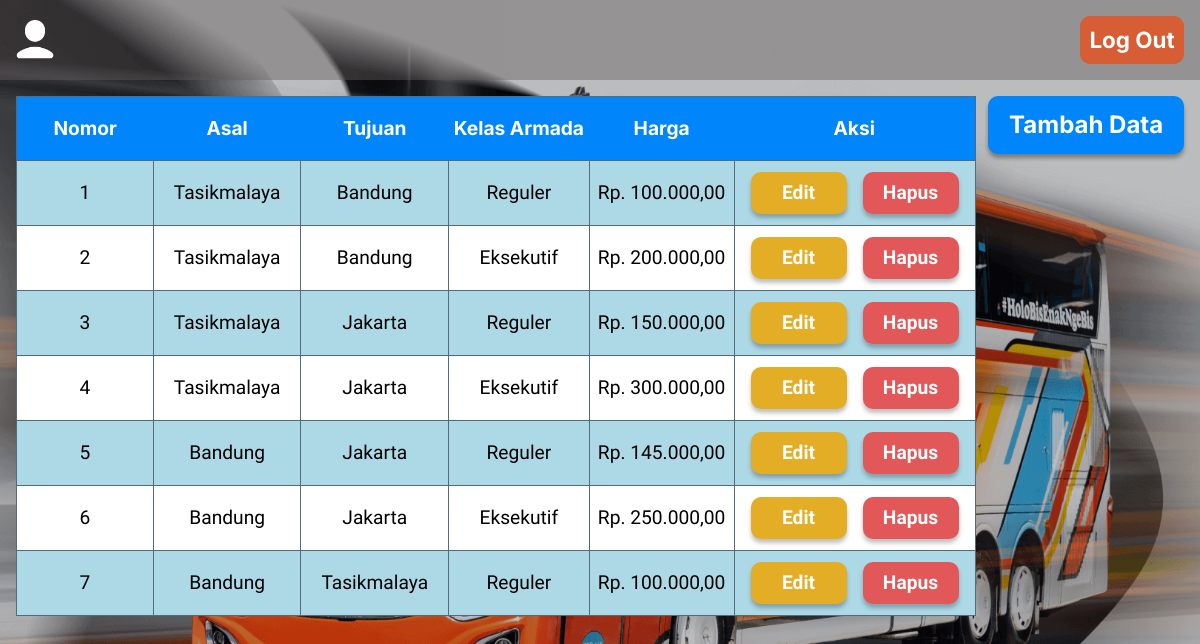
Page /app/dashboard.php on the committed database.
### tables this page shows
CREATE TABLE `rute` (
  `id` int(11) NOT NULL,
  `asal` varchar(50) NOT NULL,
  `tujuan` varchar(50) NOT NULL,
  `kelas` varchar(50) NOT NULL,
  `harga` int(11) NOT NULL
);

### class/database.php (called while the page is built, shortened)
<?php
class Database{
    private $host = "localhost",
            $user = "root",
            $pass = "",
            $db = "ticketing_bus";
    public function __construct(){
        $this->koneksi = mysqli_connect($this->host, $this->user, $this->pass, $this->db);
    }
}
?>

### class/rute.php (called while the page is built, shortened)
<?php
require_once 'database.php';
class Rute extends Database{
    public function tampilRute(){
        $sql = "SELECT * FROM rute";
        $data = mysqli_query($this->koneksi, $sql);
        $rows = mysqli_fetch_all($data, MYSQLI_ASSOC);
        return $rows;
    }
}
?>

### app/dashboard.php (the view, shortened to what this page needs)
<?php
require_once '../class/rute.php';
$data = new Rute();
$data->tampilRute();
?>
<!DOCTYPE html>
<html lang="en">
<head>
	<link rel="stylesheet" href="../css/dashboard.css">
</head>
<body>
	<header class="navbar">
		<div class="left-section">
			<img src="../images/user.png" alt="user-logo" class="user-logo">
			<div class="user-info">
			</div>
		</div>
		<ul>
		</ul>
		<div class="right-section">
			<a href="verifikasi_login.php?action=logout" class="logout"><span>Log Out</span></a>
		</div>
	</header>
	<main class="container">
		<table cellspacing="0">
			<tr class="head">
				<th>Nomor</th>
				<th>Asal</th>
				<th>Tujuan</th>
				<th>Kelas Armada</th>
				<th>Harga</th>
				<th colspan="2">Aksi</th>
			</tr>
			<?php
			$no = 1;
			foreach ($data->tampilRute() as $bus) {
			?>
				<tr>
					<td><?php echo $no++ ?></td>
					<td><?php echo $bus['asal'] ?></td>
					<td><?php echo $bus['tujuan'] ?></td>
					<td><?php echo $bus['kelas'] ?></td>
					<td><?php echo  "Rp. " . number_format($bus['harga'], 2, ',', '.'); ?></td>
					<td colspan="2" class="aksi-group">
						<button type="button" class="edit-btn"><a href="edit.php?id=<?= $bus['id'] ?>">edit</a></button>
						<button type="button" class="hapus-btn"><a href="action.php?action=hapus&id=<?= $bus['id'] ?>">hapus</a></button>
					</td>
				<?php }; ?>
				</tr>
		</table>
		<br>
		<div class="button-wrapper">
			<button type="button" class="js-add-btn">Tambah Data</button>
		</div>
	</main>
</body>
</html>

### css/dashboard.css (style rules this page uses)
*, *::before, *::after { box-sizing: border-box; }
* { font-family: "Itim", cursive; margin: 0; text-decoration: none; }
body { line-height: 1.5; -webkit-font-smoothing: antialiased; }
img, picture, video, canvas, svg { display: block; max-width: 100%; }
input, button, textarea, select { font: inherit; }
a { text-decoration: none; }
body { position: relative; width: 100%; height: 100%; background: url("../images/v9_3.png") no-repeat; background-position: center center; background-size: cover; background-attachment: fixed; }
.navbar { display: grid; grid-template-columns: 10% 80% 10%; width: 100%; height: 10vh; position: fixed; background: rgba(100, 94, 94, 0.4399999976158142); z-index: 997; padding: 0; }
.navbar .left-section { display: flex; align-items: center; font-family: "Inter", sans-serif; }
.navbar .left-section .user-logo { width: 50px; margin-left: 0.6rem; }
.navbar .user-info { display: flex; align-items: start; justify-content: center; flex-direction: column; padding: 0 0 0 0.5rem; height: 100%; color: white; font-size: 0.9rem; font-family: "Inter", sans-serif; }
.navbar ul { height: 100%; display: flex; justify-content: center; align-items: center; gap: 7.5rem; list-style-type: none; }
.navbar .right-section { display: flex; justify-content: center; align-items: center; margin-right: 1rem; }
.navbar .right-section a { text-decoration: none; color: white; font-weight: bold; font-size: 1.4rem; width: 7rem; height: 3rem; background-color: rgba(246, 69, 10, 0.678); display: flex; justify-content: center; align-items: center; border-radius: 10px; }
.navbar .right-section a span { font-family: "Inter", sans-serif; }
.container { position: relative; top: 5rem; width: inherit; min-height: 30rem; display: flex; justify-content: center; gap: 0.4rem; padding: 1rem; }
.container table { width: 70rem; height: fit-content; border: 1px solid black; border-radius: 2rem; }
.container table tr, .container table td { text-align: center; width: 10rem; height: 4rem; }
.container table, tr, td { font-size: 1.2rem; border: 1px solid rgb(84, 107, 122); border-collapse: collapse; }
.container table tr, th { background-color: white; font-family: "Inter", sans-serif; }
.container table tr:nth-child(1), th { background-color: rgb(0, 133, 250); color: white; }
.container table tr:nth-child(even) { background-color: lightblue; font-family: "Inter", sans-serif; }
.container table tr .aksi-group { display: flex; justify-content: center; align-items: center; gap: 1rem; width: 100%; border: none; padding: 1rem; }
.container table tr td button { font-family: "Inter", sans-serif; font-weight: bold; text-transform: capitalize; width: 6rem; height: 2.6rem; border: none; border-radius: 10px; outline: none; color: white; box-shadow: 0px 4px 4px rgba(0, 0, 0, 0.25); transition: 0.2s ease-in-out; cursor: pointer; }
.container table tr td button:first-child { background-color: rgb(227, 174, 38); }
.container table tr td button:last-child { background-color: rgb(226, 88, 88); }
.container .edit-btn a, .container .hapus-btn a { text-decoration: none; color: inherit; }
.container .button-wrapper button { padding: 0.7rem 1.3rem; height: fit-content; background-color: rgb(0, 133, 250); text-decoration: none; text-wrap: nowrap; color: white; font-size: 1.5rem; font-weight: bold; border: none; outline: none; box-shadow: 0px 4px 4px rgba(0, 0, 0, 0.34); border-radius: 10px; transform: 0.25s ease-in-out; font-family: "Inter", sans-serif; cursor: pointer; }

### rows in the picture
rute: asal "Tasikmalaya", tujuan "Bandung", kelas "Reguler", harga "100.000,00"
rute: asal "Tasikmalaya", tujuan "Bandung", kelas "Eksekutif", harga "200.000,00"
rute: asal "Tasikmalaya", tujuan "Jakarta", kelas "Reguler", harga "150.000,00"
rute: asal "Tasikmalaya", tujuan "Jakarta", kelas "Eksekutif", harga "300.000,00"
rute: asal "Bandung", tujuan "Jakarta", kelas "Reguler", harga "145.000,00"
rute: asal "Bandung", tujuan "Jakarta", kelas "Eksekutif", harga "250.000,00"
rute: asal "Bandung", tujuan "Tasikmalaya", kelas "Reguler", harga "100.000,00"
